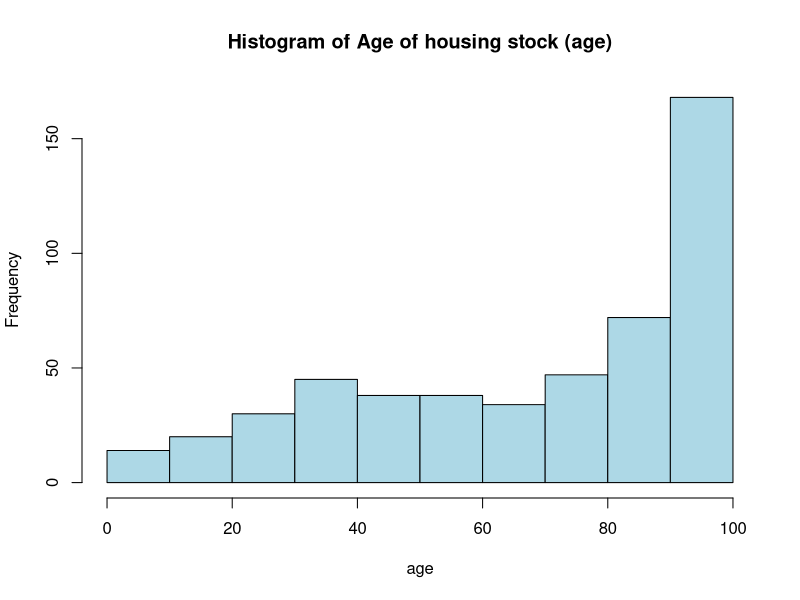
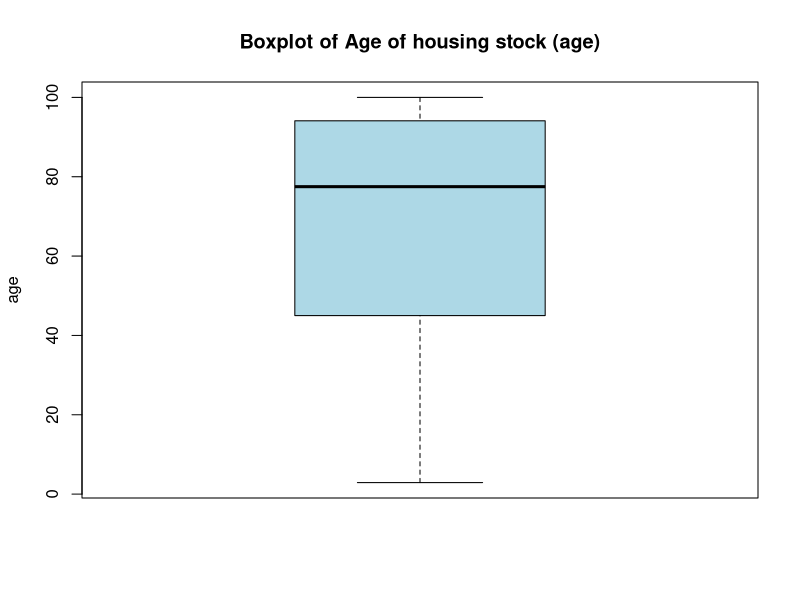
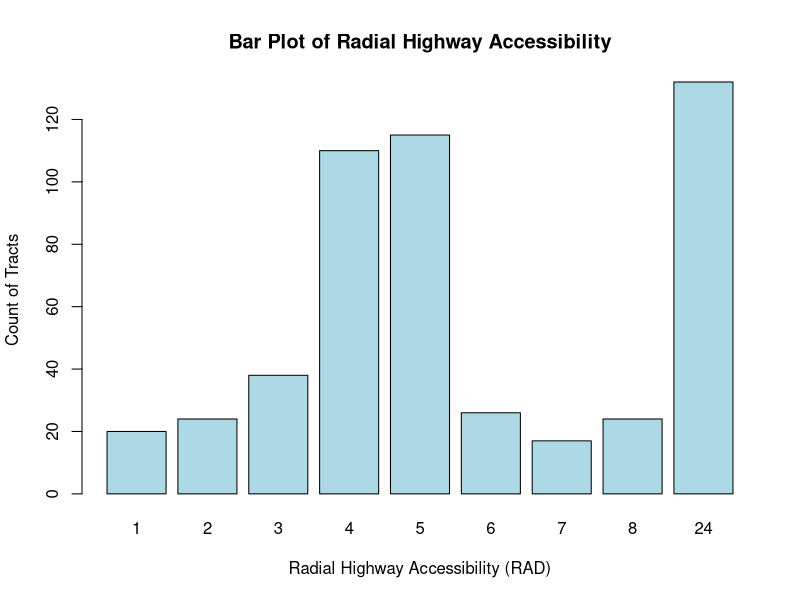
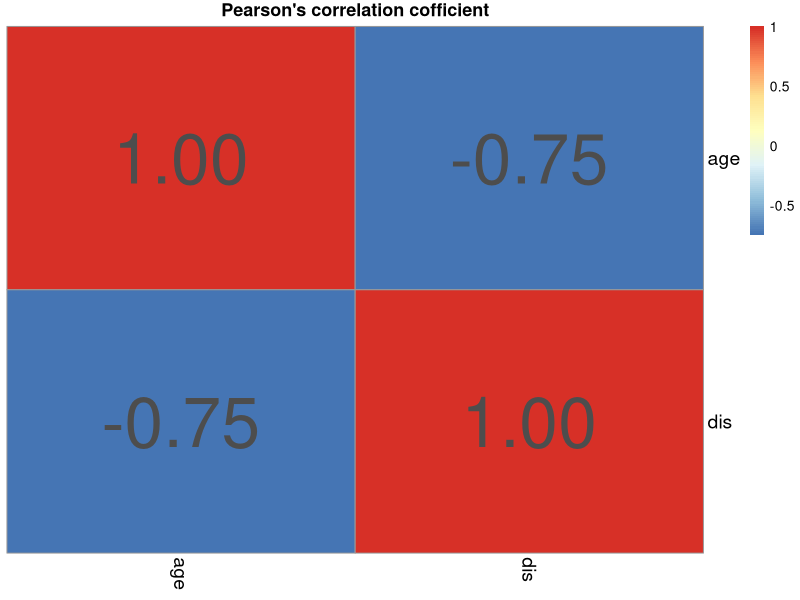
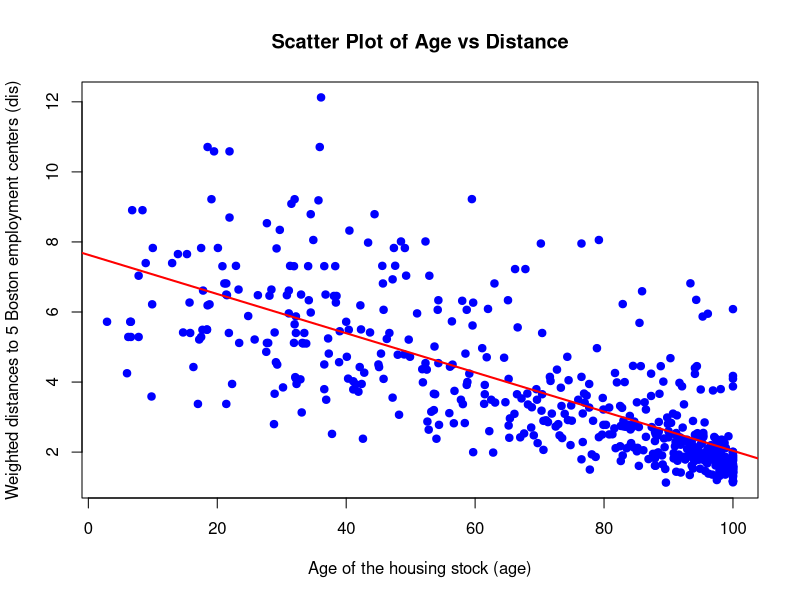
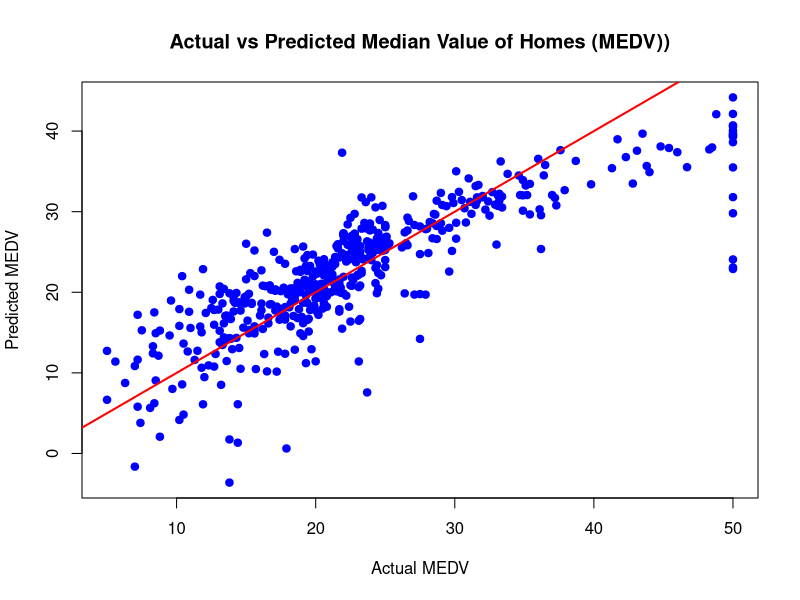
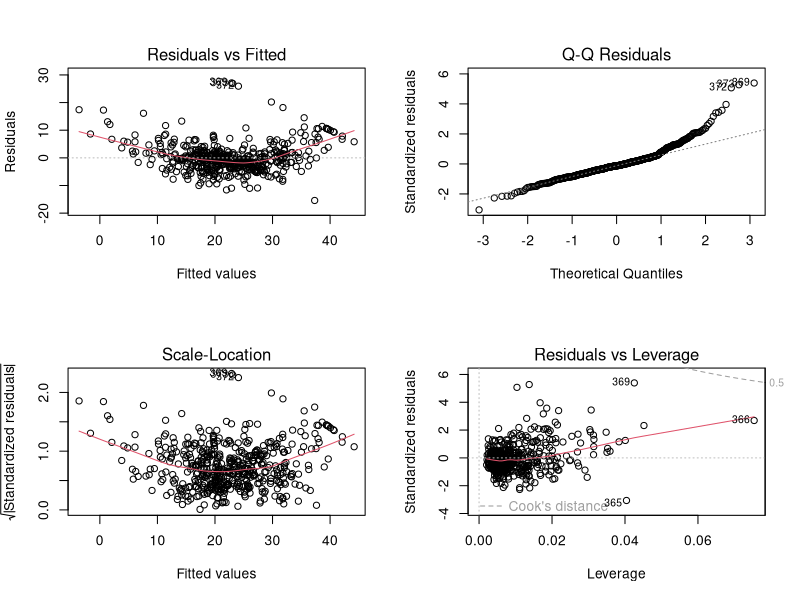
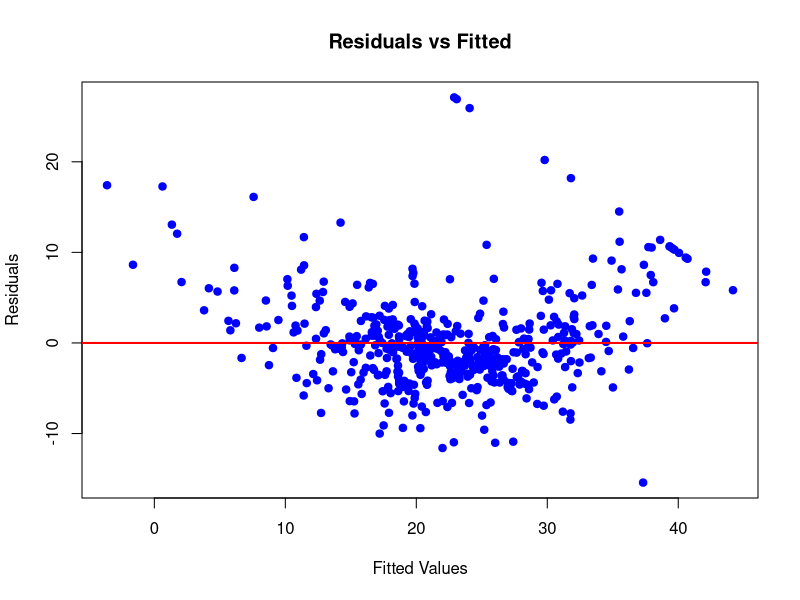

Write the R code that produced these figures, in order.
# Install Required Packages
if (!require(psych)) install.packages("psych", dependencies = TRUE)
if (!require(pheatmap)) install.packages("pheatmap", dependencies = TRUE)
if (!require(MASS)) install.packages("MASS", dependencies = TRUE)

# Load libraries
library(psych)
library(pheatmap)
library(MASS)

##################################### UNIVARIATE ANALYSIS #####################################

##### 1. Data Overview #####

# Load the Boston Housing dataset
data(Boston)

# Display the structure of the dataset
str(Boston)


# Calculate the number of observations (rows) and variables (columns)
num_observations <- nrow(Boston)
num_variables <- ncol(Boston)
print(paste("Number of observations:", num_observations))
print(paste("Number of variables:", num_variables))


##### 2. Summary Statistics #####

# Numerical variable (age - proportion of owner-occupied units built before 1940)
num_var <- Boston$age

# Calculate summary statistics
mean_value <- mean(num_var)  # Mean
median_value <- median(num_var)  # Median
sd_value <- sd(num_var)  # Standard deviation
min_value <- min(num_var)  # Minimum
max_value <- max(num_var)  # Maximum

# Summary statistics table
summary_table <- data.frame(
  Statistic = c("Mean", "Median", "Standard Deviation", "Minimum", "Maximum"),
  Value = c(mean_value, median_value, sd_value, min_value, max_value)
)
print(summary_table)

# View dataframe
num_var_desc <- describe(Boston)
boston_desc <- num_var_desc["age", ]
View(as.data.frame(boston_desc))


##### 3. Distribution Visualization #####

# Histogram
hist(num_var,col='lightblue',main=paste("Histogram of Age of housing stock (age)"),
     xlab="age", ylab="Frequency")

# Boxplot
boxplot(num_var, col='lightblue',outpch=19,outcol='red',
        main=paste("Boxplot of Age of housing stock (age)"), ylab="age")


##### 4. Categorical Variable Analysis #####

# Categorical variable (rad - index of accessibility to radial highways)
cat_var <- Boston$rad

# Create a table of counts for each category in the 'rad' variable
rad_counts <- table(cat_var)

# Bar Plot
barplot(rad_counts, 
        main = "Bar Plot of Radial Highway Accessibility", 
        xlab = "Radial Highway Accessibility (RAD)", 
        ylab = "Count of Tracts", 
        col = "lightblue", 
        border = "black")



##################################### MULTIIVARIATE ANALYSIS #####################################


##### 5. Correlation Analysis #####

# Two numerical variables 'age' and 'dis - weighted distances to five Boston employment centers'
age <- Boston$age
dis <- Boston$dis

# Pearson correlation coefficient
correlation <- cor(age, dis)
print(paste("Pearson correlation coefficient between age and dis:", correlation))

# Correlation matrix & Heat Map for few numerical variables
corr_matrix = cor(Boston[, c("age", "dis")])
pheatmap(corr_matrix,display_numbers=TRUE,fontsize_number = 50,fontsize_col=14,  
         legend = TRUE, cluster_rows = FALSE,cluster_cols = FALSE,fontsize_row=14,
         main="Pearson's correlation cofficient")


##### 6. Scatter Plot Visualization #####

# Scatter plot
plot(age, dis, 
     main = "Scatter Plot of Age vs Distance", 
     xlab = "Age of the housing stock (age)", 
     ylab = "Weighted distances to 5 Boston employment centers (dis)", 
     pch = 19,
     col = "blue")

# Fit a linear model and add trend line
lm_fit <- lm(dis ~ age)
abline(lm_fit, col = "red", lwd = 2)


##### 7. Multiple Regression #####

# Fit the linear regression model 

model <- lm(medv ~ rm + lstat + ptratio + dis, data = Boston)
# model <- lm(medv ~ age + dis + ptratio, data = Boston)

# Model summary
summary(model)

# Predicted values
predicted <- predict(model)

# Actual vs Predicted plot
plot(Boston$medv, predicted, 
     xlab = "Actual MEDV", 
     ylab = "Predicted MEDV", 
     main = "Actual vs Predicted Median Value of Homes (MEDV))", 
     pch = 19, col = "blue")
abline(a = 0, b = 1, col = "red", lwd = 2)  # Add a 45-degree reference line


##### 8. Model Diagnostics #####

# Generate diagnostic plots
par(mfrow = c(2, 2))  # Arrange plots in a 2x2 grid
plot(model)
par(mfrow=c(1,1)) # Reset 

# Residuals vs Fitted Plot
plot(model$fitted.values, residuals(model), 
     main = "Residuals vs Fitted", 
     xlab = "Fitted Values", 
     ylab = "Residuals", 
     pch = 19, col = "blue")
abline(h = 0, col = "red", lwd = 2)  # Horizontal reference line


# Q-Q Plot (Check for Normality)
qqnorm(residuals(model), 
       main = "Normal Q-Q Plot", 
       pch = 19, col = "blue")
qqline(residuals(model), col = "red", lwd = 2)  # Add Q-Q reference line


# Shapiro-Wilk test for normality
shapiro.test(residuals(model))  



##################################### ADVANCED ANALYSIS #####################################

##### 9. Principal Component Analysis (PCA) #####

# Select numerical variables from the dataset
numerical_data <- Boston[, sapply(Boston, is.numeric)]

# Standardize the data
scaled_data <- scale(numerical_data)

# Perform PCA
pca_result <- prcomp(scaled_data, center = TRUE, scale. = TRUE)

# Summary of PCA to see explained variance
pca_summary <- summary(pca_result)
print(pca_summary)

# Extract explained variance
explained_variance <- pca_summary$importance[2, ]  # Proportion of Variance
cumulative_variance <- pca_summary$importance[3, ]  # Cumulative Proportion

# Barplot for explained variance
barplot_heights <- barplot(explained_variance, 
                           main = "Scree Plot with bars for explained variance", 
                           xlab = "Principal Components", 
                           ylab = "Proportion of Variance Explained", 
                           col = "skyblue", 
                           ylim = c(0, 1), 
                           names.arg = paste0("PC", 1:length(explained_variance)))

# Add points and lines for the scree plot
points(barplot_heights, explained_variance, type = "b", 
       col = "red", pch = 19, lwd = 2)


# Plot cumulative explained variance
plot(cumulative_variance, type = "b", 
     main = "Cumulative Explained Variance", 
     xlab = "Principal Components", 
     ylab = "Cumulative Proportion of Variance Explained", 
     pch = 19, col = "blue", ylim = c(0, 1))
abline(h = 0.8, col = "red", lty = 2)  # Reference line for 80% cumulative variance


##### 10. Principal Component Analysis (PCA) #####

# Loadings (contribution of each variable to the PCs)
loadings <- pca_result$rotation[, 1:2]
print(loadings)

# Biplot of PC1 and PC2
biplot(pca_result, main="PCA Biplot", cex=0.5)

# Create a biplot
biplot(pca_result, scale = 0, 
       main = "Biplot of PCA Results", 
       col = c("lightblue", "red"))

# Success message
print("CODE RUN SUCCESSFULL!")

